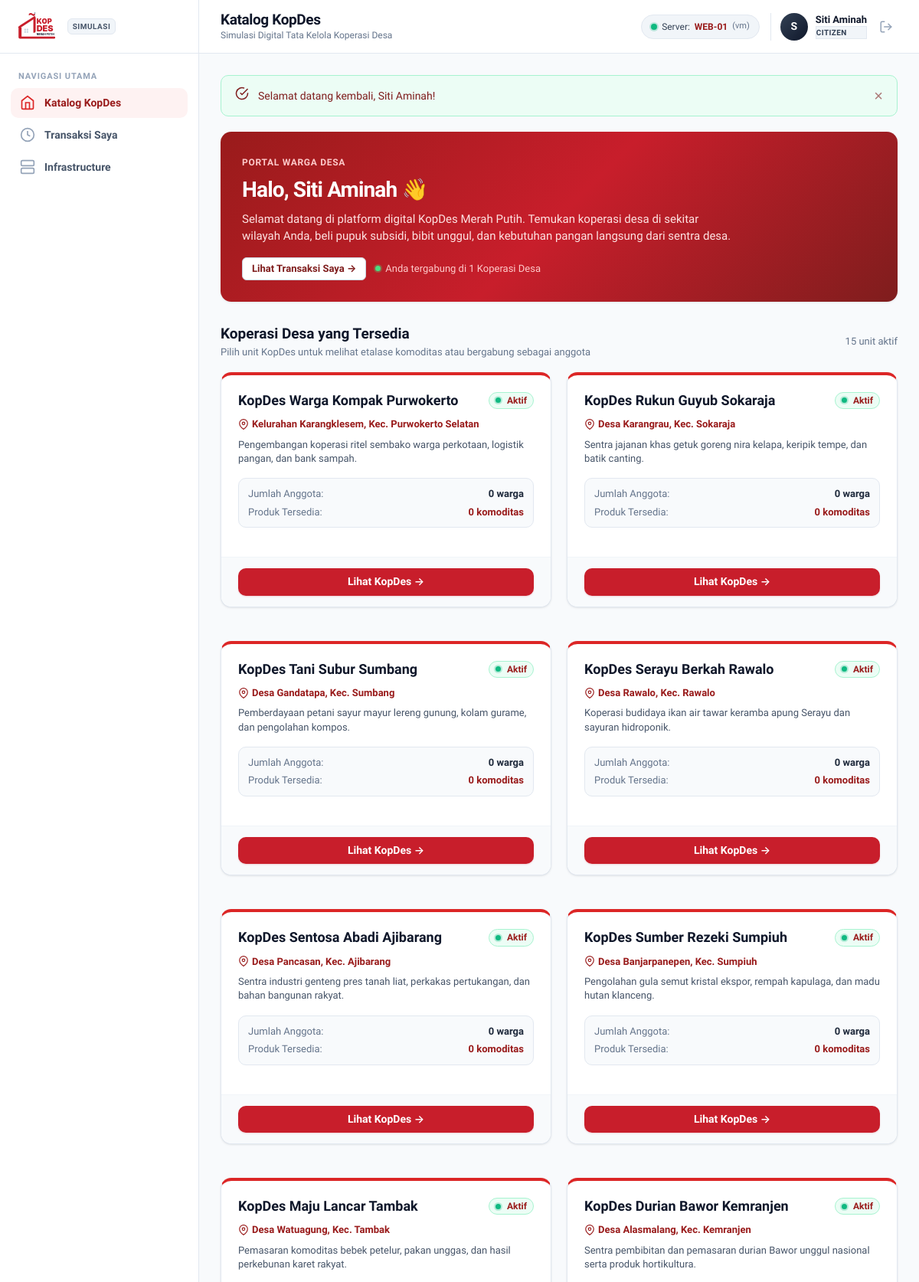
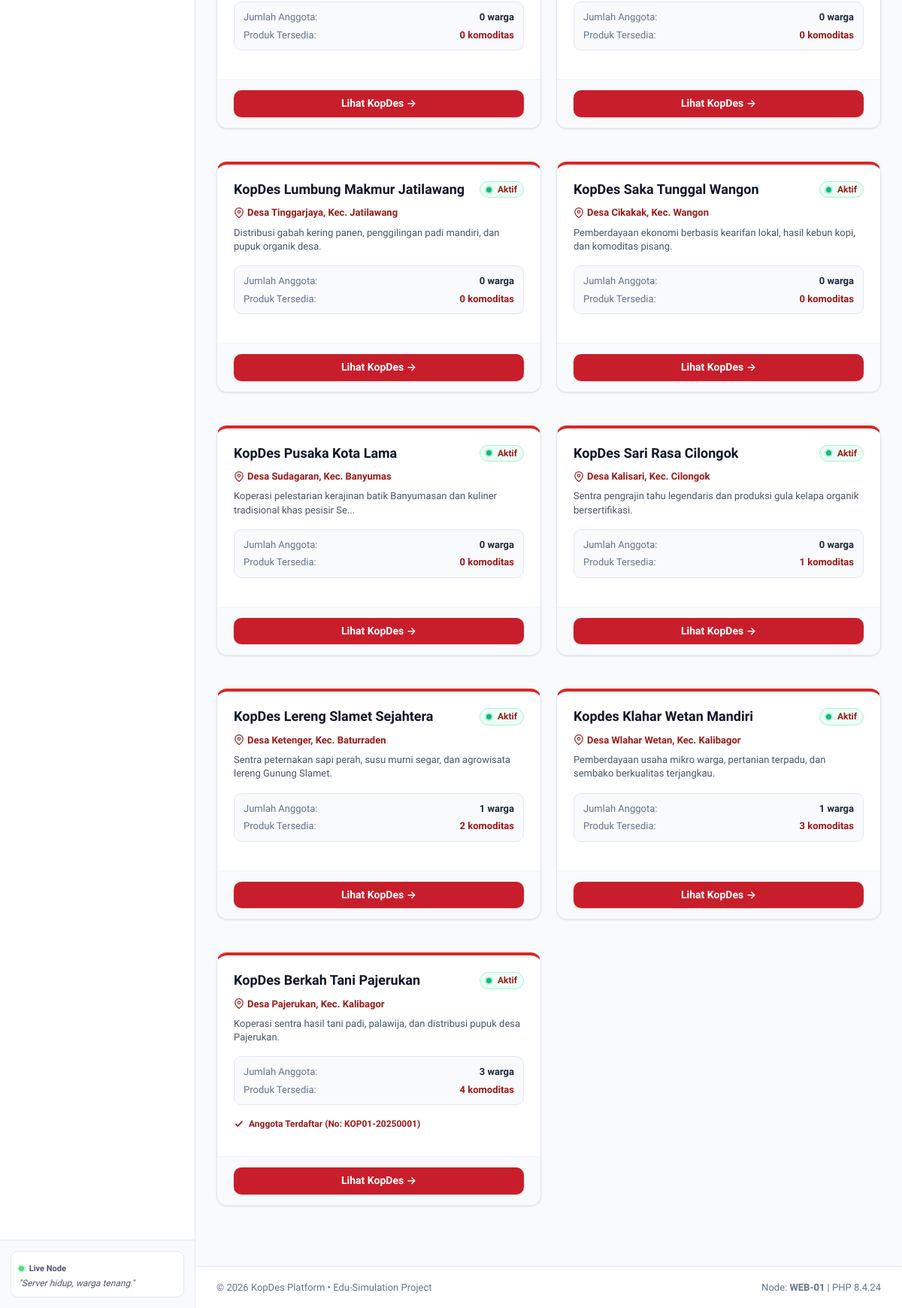
/index.php?page=citizen-dashboard (signed in), run on the app's committed database (2 pictures, top to bottom).
### tables this page shows
CREATE TABLE `kopdes` (
  `id` INT UNSIGNED NOT NULL AUTO_INCREMENT,
  `name` VARCHAR(150) NOT NULL,
  `location` VARCHAR(150) NOT NULL,
  `village_name` VARCHAR(100) NULL,
  `district_name` VARCHAR(100) NULL,
  `regency_name` VARCHAR(100) NULL,
  `province_name` VARCHAR(100) NULL,
  `latitude` DECIMAL(10, 8) NULL,
  `longitude` DECIMAL(11, 8) NULL,
  `description` TEXT NULL,
  `manager_id` INT UNSIGNED NULL,
  `status` ENUM('active', 'inactive') NOT NULL DEFAULT 'active',
  `created_at` TIMESTAMP NOT NULL DEFAULT CURRENT_TIMESTAMP,
  `updated_at` TIMESTAMP NOT NULL DEFAULT CURRENT_TIMESTAMP ON UPDATE CURRENT_TIMESTAMP,
  PRIMARY KEY (`id`),
  INDEX `idx_kopdes_manager` (`manager_id`),
  INDEX `idx_kopdes_status` (`status`),
  INDEX `idx_kopdes_coords` (`latitude`, `longitude`),
  CONSTRAINT `fk_kopdes_manager`
    FOREIGN KEY (`manager_id`) REFERENCES `users` (`id`)
    ON DELETE SET NULL ON UPDATE CASCADE
);

CREATE TABLE `memberships` (
  `id` INT UNSIGNED NOT NULL AUTO_INCREMENT,
  `kopdes_id` INT UNSIGNED NOT NULL,
  `user_id` INT UNSIGNED NOT NULL,
  `member_number` VARCHAR(50) NOT NULL UNIQUE,
  `status` ENUM('active', 'pending', 'inactive') NOT NULL DEFAULT 'active',
  `joined_at` TIMESTAMP NOT NULL DEFAULT CURRENT_TIMESTAMP,
  PRIMARY KEY (`id`),
  UNIQUE KEY `idx_unique_kopdes_user` (`kopdes_id`, `user_id`),
  INDEX `idx_memberships_status` (`status`),
  CONSTRAINT `fk_memberships_kopdes`
    FOREIGN KEY (`kopdes_id`) REFERENCES `kopdes` (`id`)
    ON DELETE CASCADE ON UPDATE CASCADE,
  CONSTRAINT `fk_memberships_user`
    FOREIGN KEY (`user_id`) REFERENCES `users` (`id`)
    ON DELETE CASCADE ON UPDATE CASCADE
);

### includes/auth.php (called while the page is built, shortened)
<?php
require_once __DIR__ . '/../config/database.php';
require_once __DIR__ . '/helpers.php';
if (!function_exists('is_logged_in')) {
    function is_logged_in(): bool {
        return !empty($_SESSION['user_id']) && !empty($_SESSION['user_role']);
    }
}
if (!function_exists('current_user')) {
    function current_user(): ?array {
        return $_SESSION['user_data'] ?? [
            'id' => $_SESSION['user_id'],
            'name' => $_SESSION['user_name'] ?? 'User',
            'email' => $_SESSION['user_email'] ?? '',
            'role' => $_SESSION['user_role'] ?? 'CITIZEN',
        ];
    }
}

### includes/helpers.php (called while the page is built, shortened)
<?php
if (!function_exists('e')) {
    function e(?string $value): string {
        return htmlspecialchars((string)($value ?? ''), ENT_QUOTES | ENT_SUBSTITUTE, 'UTF-8');
    }
}

### pages/citizen/dashboard.php (the view, shortened to what this page needs)
<?php
require_once __DIR__ . '/../../includes/auth.php';
require_once __DIR__ . '/../../includes/helpers.php';
$user = current_user();
$pdo = Database::getConnection();
$sql = "
    SELECT k.*,
           u.name AS manager_name,
           (SELECT COUNT(*) FROM memberships m WHERE m.kopdes_id = k.id AND m.status = 'active') AS member_count,
           (SELECT COUNT(*) FROM products p WHERE p.kopdes_id = k.id AND p.status = 'available') AS product_count,
           m.id AS my_membership_id,
           m.member_number AS my_member_number,
           m.status AS my_membership_status
    FROM kopdes k
    LEFT JOIN users u ON k.manager_id = u.id
    LEFT JOIN memberships m ON m.kopdes_id = k.id AND m.user_id = ?
    WHERE k.status = 'active'
    ORDER BY k.created_at DESC
";
$stmt = $pdo->prepare($sql);
$stmt->execute([$user['id']]);
$availableKopdes = $stmt->fetchAll();
$myActiveKopdesCount = 0;
foreach ($availableKopdes as $ak) {
    if (!empty($ak['my_membership_id'])) {
        $myActiveKopdesCount++;
    }
}
require __DIR__ . '/../../includes/layout/header.php';
?>
<div class="card" style="background: linear-gradient(135deg, #991b1b 0%, #c81e2b 50%, #7f1d1d 100%); color:#ffffff; border:none; margin-bottom:28px;">
    <div class="card-body" style="padding:28px;">
        <span style="font-size:0.75rem;font-weight:700;letter-spacing:0.06em;color:#fecaca;text-transform:uppercase;">PORTAL WARGA DESA</span>
        <h2 style="font-size:1.75rem;font-weight:800;letter-spacing:-0.03em;color:#ffffff;margin-top:4px;">
            Halo, <?= e($user['name']) ?> 👋
        </h2>
        <p style="color:#fee2e2;font-size:0.9375rem;margin-top:6px;max-width:640px;line-height:1.5;">
            Selamat datang di platform digital KopDes Merah Putih. Temukan koperasi desa di sekitar wilayah Anda, beli pupuk subsidi, bibit unggul, dan kebutuhan pangan langsung dari sentra desa.
        </p>
        <div style="margin-top:16px;display:flex;gap:12px;flex-wrap:wrap;">
            <a href="index.php?page=transactions" class="btn btn-secondary btn-sm" style="background:#ffffff;color:var(--primary-900);font-weight:700;">
                Lihat Transaksi Saya &rarr;
            </a>
            <span style="display:inline-flex;align-items:center;font-size:0.8125rem;color:#fecaca;">
                <span class="badge-dot badge-dot-success" style="background:#4ade80;box-shadow:0 0 0 2px rgba(74,222,128,0.3);margin-right:6px;"></span>
                <span>Anda tergabung di <?= $myActiveKopdesCount ?> Koperasi Desa</span>
            </span>
        </div>
    </div>
</div>
<div style="margin-bottom:16px;display:flex;justify-content:space-between;align-items:center;">
    <div>
        <h3 style="font-size:1.1875rem;font-weight:800;color:var(--slate-900);">Koperasi Desa yang Tersedia</h3>
        <p style="font-size:0.8125rem;color:var(--slate-500);">Pilih unit KopDes untuk melihat etalase komoditas atau bergabung sebagai anggota</p>
    </div>
    <span style="font-size:0.8125rem;color:var(--slate-500);"><?= count($availableKopdes) ?> unit aktif</span>
</div>
<div style="display:grid;grid-template-columns:repeat(auto-fit, minmax(320px, 1fr));gap:20px;margin-bottom:28px;">
    <?php if (empty($availableKopdes)): ?>
        <div class="card" style="grid-column: 1 / -1;">
            <div class="card-body">
                <div class="empty-state">
                    <div class="empty-icon-wrap" style="color:var(--color-primary);"><?= ui_icon('kopdes', '', 48) ?></div>
                    <div class="empty-title">Belum ada KopDes aktif</div>
                    <div class="empty-desc">Saat ini belum ada unit koperasi desa yang beroperasi di wilayah Anda.</div>
                </div>
            </div>
        </div>
    <?php else: ?>
        <?php foreach ($availableKopdes as $kd): ?>
            <div class="card" style="display:flex;flex-direction:column;justify-content:space-between;border-top:4px solid var(--primary-600);">
                <div class="card-body">
                    <div style="display:flex;justify-content:space-between;align-items:flex-start;margin-bottom:10px;">
                        <h4 style="font-size:1.125rem;font-weight:800;color:var(--slate-900);line-height:1.2;">
                            <?= e($kd['name']) ?>
                        </h4>
                        <?php if ($kd['status'] === 'active'): ?>
                            <span class="badge badge-active"><span class="badge-dot badge-dot-success"></span>Aktif</span>
                        <?php else: ?>
                            <span class="badge badge-inactive"><span class="badge-dot badge-dot-danger"></span>Tutup</span>
                        <?php endif; ?>
                    </div>
                    <p style="font-size:0.8125rem;color:var(--primary-800);font-weight:600;margin-bottom:8px;display:inline-flex;align-items:center;gap:4px;">
                        <?= ui_icon('location', '', 14) ?> <span><?= e($kd['location']) ?></span>
                    </p>
                    <p style="font-size:0.8125rem;color:var(--slate-600);line-height:1.4;margin-bottom:16px;">
                        <?= e(mb_strimwidth($kd['description'] ?? 'Pemberdayaan dan distribusi komoditas desa.', 0, 90, '...')) ?>
                    </p>
                    <div style="padding:10px 12px;background:var(--slate-50);border-radius:var(--radius-md);border:1px solid var(--border-color);font-size:0.8125rem;margin-bottom:16px;">
                        <div style="display:flex;justify-content:space-between;margin-bottom:4px;">
                            <span style="color:var(--slate-500);">Jumlah Anggota:</span>
                            <strong><?= number_format((int)$kd['member_count']) ?> warga</strong>
                        </div>
                        <div style="display:flex;justify-content:space-between;">
                            <span style="color:var(--slate-500);">Produk Tersedia:</span>
                            <strong style="color:var(--primary-800);"><?= number_format((int)$kd['product_count']) ?> komoditas</strong>
                        </div>
                    </div>
                    <?php if (!empty($kd['my_membership_id'])): ?>
                        <div style="display:inline-flex;align-items:center;gap:6px;font-size:0.75rem;color:var(--primary-800);font-weight:700;margin-bottom:12px;">
                            <svg width="14" height="14" viewBox="0 0 24 24" fill="none" stroke="currentColor" stroke-width="3"><polyline points="20 6 9 17 4 12"></polyline></svg>
                            <span>Anggota Terdaftar (No: <?= e($kd['my_member_number']) ?>)</span>
                        </div>
                    <?php endif; ?>
                </div>
                <div class="card-footer" style="display:flex;gap:10px;">
                    <a href="index.php?page=kopdes-detail&id=<?= $kd['id'] ?>" class="btn btn-primary btn-block">
                        Lihat KopDes &rarr;
                    </a>
                </div>
            </div>
        <?php endforeach; ?>
    <?php endif; ?>
</div>
<?php require __DIR__ . '/../../includes/layout/footer.php'; ?>

### includes/icons.php (shortened to what this page needs)
<?php
if (!function_exists('ui_icon')) {
    function ui_icon(string $name, string $class = '', int $size = 24): string {
        $attrs = 'width="' . $size . '" height="' . $size . '" class="' . htmlspecialchars($class, ENT_QUOTES) . '" viewBox="0 0 24 24" fill="none" stroke="currentColor" stroke-width="2" stroke-linecap="round" stroke-linejoin="round"';
        return match ($name) {
            'kopdes', 'store' => <<<SVG
<svg {$attrs}>
    <path d="M3 9l9-7 9 7v11a2 2 0 0 1-2 2H5a2 2 0 0 1-2-2z"></path>
    <polyline points="9 22 9 12 15 12 15 22"></polyline>
</svg>
SVG,
            'manager', 'user-tie' => <<<SVG
<svg {$attrs}>
    <path d="M20 21v-2a4 4 0 0 0-4-4H8a4 4 0 0 0-4 4v2"></path>
    <circle cx="12" cy="7" r="4"></circle>
</svg>
SVG,
            'citizens', 'users' => <<<SVG
<svg {$attrs}>
    <path d="M17 21v-2a4 4 0 0 0-4-4H5a4 4 0 0 0-4 4v2"></path>
    <circle cx="9" cy="7" r="4"></circle>
    <path d="M23 21v-2a4 4 0 0 0-3-3.87"></path>
    <path d="M16 3.13a4 4 0 0 1 0 7.75"></path>
</svg>
SVG,
            'transaksi', 'wallet', 'money' => <<<SVG
<svg {$attrs}>
    <rect x="2" y="6" width="20" height="12" rx="2"></rect>
    <circle cx="12" cy="12" r="2"></circle>
    <path d="M6 12h.01M18 12h.01"></path>
</svg>
SVG,
            'package', 'box' => <<<SVG
<svg {$attrs}>
    <line x1="16.5" y1="9.4" x2="7.5" y2="4.21"></line>
    <path d="M21 16V8a2 2 0 0 0-1-1.73l-7-4a2 2 0 0 0-2 0l-7 4A2 2 0 0 0 3 8v8a2 2 0 0 0 1 1.73l7 4a2 2 0 0 0 2 0l7-4A2 2 0 0 0 21 16z"></path>
    <polyline points="3.27 6.96 12 12.01 20.73 6.96"></polyline>
    <line x1="12" y1="22.08" x2="12" y2="12"></line>
</svg>
SVG,
            'chart', 'analytics' => <<<SVG
<svg {$attrs}>
    <line x1="18" y1="20" x2="18" y2="10"></line>
    <line x1="12" y1="20" x2="12" y2="4"></line>
    <line x1="6" y1="20" x2="6" y2="14"></line>
SVG,
            'location', 'pin' => <<<SVG
<svg {$attrs}>
SVG,
            'phone' => <<<SVG
<svg {$attrs}>
SVG,
            'receipt', 'invoice' => <<<SVG
<svg {$attrs}>
SVG,
            'check', 'success' => <<<SVG
<svg {$attrs}>
SVG,
            'search' => <<<SVG
<svg {$attrs}>
SVG,
            'celebration', 'party' => <<<SVG
<svg {$attrs}>
SVG,
            'handshake' => <<<SVG
<svg {$attrs}>
SVG,
            'server' => <<<SVG
<svg {$attrs}>
SVG,
            'database' => <<<SVG
<svg {$attrs}>
SVG,
            'cpu' => <<<SVG
<svg {$attrs}>
SVG,
            'user' => <<<SVG
<svg {$attrs}>
SVG,
            'trophy' => <<<SVG
<svg {$attrs}>
SVG,
            default => <<<SVG
<svg {$attrs}>
SVG,
        };
    }
}

### public/assets/css/style.css (style rules this page uses)
:root { --primary-50: #fef2f2; --primary-100: #fee2e2; --primary-200: #fecaca; --primary-300: #fca5a5; --primary-400: #f87171; --primary-500: #ef4444; --primary-600: #dc2626; --primary-700: #c81e2b; --primary-800: #991b1b; --primary-900: #7f1d1d; --primary-950: #450a0a; --slate-50: #f8fafc; --slate-100: #f1f5f9; --slate-200: #e2e8f0; --slate-300: #cbd5e1; --slate-400: #94a3b8; --slate-500: #64748b; --slate-600: #475569; --slate-700: #334155; --slate-800: #1e293b; --slate-900: #0f172a; --color-success: #10b981; --color-success-bg: #ecfdf5; --color-success-border: #a7f3d0; --color-warning: #f59e0b; --color-warning-bg: #fffbeb; --color-warning-border: #fde68a; --color-danger: #ef4444; --color-danger-bg: #fef2f2; --color-danger-border: #fecaca; --color-info: #0284c7; --color-info-bg: #f0f9ff; --color-info-border: #bae6fd; --bg-page: #f8fafc; --bg-card: #ffffff; --border-color: #e2e8f0; --border-color-subtle: #f1f5f9; --shadow-xs: 0 1px 2px 0 rgb(15 23 42 / 0.05); --shadow-sm: 0 1px 3px 0 rgb(15 23 42 / 0.08), 0 1px 2px -1px rgb(15 23 42 / 0.08); --shadow-md: 0 4px 6px -1px rgb(15 23 42 / 0.08), 0 2px 4px -2px rgb(15 23 42 / 0.06); --shadow-lg: 0 10px 15px -3px rgb(15 23 42 / 0.08), 0 4px 6px -4px rgb(15 23 42 / 0.04); --shadow-xl: 0 20px 25px -5px rgb(15 23 42 / 0.1), 0 8px 10px -6px rgb(15 23 42 / 0.06); --radius-sm: 6px; --radius-md: 10px; --radius-lg: 14px; --radius-xl: 18px; --radius-full: 9999px; --sidebar-width: 260px; --topbar-height: 70px; --font-sans: 'Plus Jakarta Sans', system-ui, -apple-system, BlinkMacSystemFont, 'Segoe UI', Roboto, sans-serif; --transition-fast: 0.15s ease; --transition-normal: 0.25s ease; }
*, *::before, *::after { box-sizing: border-box; margin: 0; padding: 0; }
body.app-body { font-family: var(--font-sans); background-color: var(--bg-page); color: var(--slate-800); line-height: 1.5; font-size: 0.9375rem; -webkit-font-smoothing: antialiased; -moz-osx-font-smoothing: grayscale; }
a { color: var(--primary-700); text-decoration: none; transition: color var(--transition-fast); }

### public/assets/css/components.css (style rules this page uses)
.btn { display: inline-flex; align-items: center; justify-content: center; gap: 8px; padding: 8px 16px; font-family: var(--font-sans); font-size: 0.875rem; font-weight: 600; line-height: 1.25; border-radius: var(--radius-md); border: 1px solid transparent; cursor: pointer; transition: all var(--transition-fast); text-decoration: none; white-space: nowrap; }
.btn-primary { background-color: var(--primary-700); color: #ffffff; box-shadow: 0 1px 2px 0 rgb(200 30 43 / 0.2); }
.btn-secondary { background-color: #ffffff; color: var(--slate-700); border-color: var(--slate-300); }
.btn-sm { padding: 6px 12px; font-size: 0.8125rem; border-radius: var(--radius-sm); }
.btn-block { display: flex; width: 100%; }
.card { background-color: var(--bg-card); border: 1px solid var(--border-color); border-radius: var(--radius-lg); box-shadow: var(--shadow-sm); margin-bottom: 24px; transition: box-shadow var(--transition-fast); }
.card-body { padding: 22px; }
.card-footer { padding: 14px 22px; border-top: 1px solid var(--border-color-subtle); background-color: var(--slate-50); border-bottom-left-radius: var(--radius-lg); border-bottom-right-radius: var(--radius-lg); }
.badge-dot { display: inline-block; width: 7px; height: 7px; border-radius: 50%; margin-right: 4px; }
.badge-dot-success { background-color: var(--color-success); box-shadow: 0 0 0 2px rgba(16, 185, 129, 0.25); }
.badge { display: inline-flex; align-items: center; gap: 4px; padding: 3px 8px; font-size: 0.75rem; font-weight: 700; border-radius: var(--radius-full); line-height: 1.2; white-space: nowrap; }
.badge-active, .badge-completed, .badge-available { background-color: var(--color-success-bg); color: var(--primary-800); border: 1px solid var(--color-success-border); }

### data on the page
kopdes: name "KopDes Warga Kompak Purwokerto", status "active" (drawn), location "Kelurahan Karangklesem, Kec. Purwokerto Selatan", description "Pengembangan koperasi ritel sembako warga perkotaan, logistik pangan, dan bank sampah.", member_count "0", product_count "0"
kopdes: name "KopDes Rukun Guyub Sokaraja", status "active" (drawn), location "Desa Karangrau, Kec. Sokaraja", description "Sentra jajanan khas getuk goreng nira kelapa, keripik tempe, dan batik canting.", member_count "0", product_count "0"
kopdes: name "KopDes Tani Subur Sumbang", status "active" (drawn), location "Desa Gandatapa, Kec. Sumbang", description "Pemberdayaan petani sayur mayur lereng gunung, kolam gurame, dan pengolahan kompos.", member_count "0", product_count "0"
kopdes: name "KopDes Serayu Berkah Rawalo", status "active" (drawn), location "Desa Rawalo, Kec. Rawalo", description "Koperasi budidaya ikan air tawar keramba apung Serayu dan sayuran hidroponik.", member_count "0", product_count "0"
kopdes: name "KopDes Sentosa Abadi Ajibarang", status "active" (drawn), location "Desa Pancasan, Kec. Ajibarang", description "Sentra industri genteng pres tanah liat, perkakas pertukangan, dan bahan bangunan rakyat.", member_count "0", product_count "0"
kopdes: name "KopDes Sumber Rezeki Sumpiuh", status "active" (drawn), location "Desa Banjarpanepen, Kec. Sumpiuh", description "Pengolahan gula semut kristal ekspor, rempah kapulaga, dan madu hutan klanceng.", member_count "0", product_count "0"
kopdes: name "KopDes Maju Lancar Tambak", status "active" (drawn), location "Desa Watuagung, Kec. Tambak", description "Pemasaran komoditas bebek petelur, pakan unggas, dan hasil perkebunan karet rakyat.", member_count "0", product_count "0"
kopdes: name "KopDes Durian Bawor Kemranjen", status "active" (drawn), location "Desa Alasmalang, Kec. Kemranjen", description "Sentra pembibitan dan pemasaran durian Bawor unggul nasional serta produk hortikultura.", member_count "0", product_count "0"
kopdes: name "KopDes Lumbung Makmur Jatilawang", status "active" (drawn), location "Desa Tinggarjaya, Kec. Jatilawang", description "Distribusi gabah kering panen, penggilingan padi mandiri, dan pupuk organik desa.", member_count "0", product_count "0"
kopdes: name "KopDes Saka Tunggal Wangon", status "active" (drawn), location "Desa Cikakak, Kec. Wangon", description "Pemberdayaan ekonomi berbasis kearifan lokal, hasil kebun kopi, dan komoditas pisang.", member_count "0", product_count "0"
kopdes: name "KopDes Pusaka Kota Lama", status "active" (drawn), location "Desa Sudagaran, Kec. Banyumas", description "Koperasi pelestarian kerajinan batik Banyumasan dan kuliner tradisional khas pesisir Se...", member_count "0", product_count "0"
kopdes: name "KopDes Sari Rasa Cilongok", status "active" (drawn), location "Desa Kalisari, Kec. Cilongok", description "Sentra pengrajin tahu legendaris dan produksi gula kelapa organik bersertifikasi.", member_count "0", product_count "1"
kopdes: name "KopDes Lereng Slamet Sejahtera", status "active" (drawn), location "Desa Ketenger, Kec. Baturraden", description "Sentra peternakan sapi perah, susu murni segar, dan agrowisata lereng Gunung Slamet.", member_count "1", product_count "2"
kopdes: name "Kopdes Klahar Wetan Mandiri", status "active" (drawn), location "Desa Wlahar Wetan, Kec. Kalibagor", description "Pemberdayaan usaha mikro warga, pertanian terpadu, dan sembako berkualitas terjangkau.", member_count "1", product_count "3"
memberships: kopdes.name "KopDes Berkah Tani Pajerukan", kopdes.location "Desa Pajerukan, Kec. Kalibagor", kopdes.description "Koperasi sentra hasil tani padi, palawija, dan distribusi pupuk desa Pajerukan.", member_count "3", product_count "4", member_number "KOP01-20250001"

### other printed values
$pageTitle "Katalog KopDes"
$nodeInfo['node_name'] "WEB-01"
$nodeInfo['hostname'] "vm"
substr($user['name'] ?? 'U', 0, 1) "S"
$user['name'] "Siti Aminah"
$user['role'] "CITIZEN"
$flashSuccess "Selamat datang kembali, Siti Aminah!"
$myActiveKopdesCount "1"
count($availableKopdes) "15"
get_active_node_info()['node_name'] "WEB-01"
PHP_VERSION "8.4.24"
